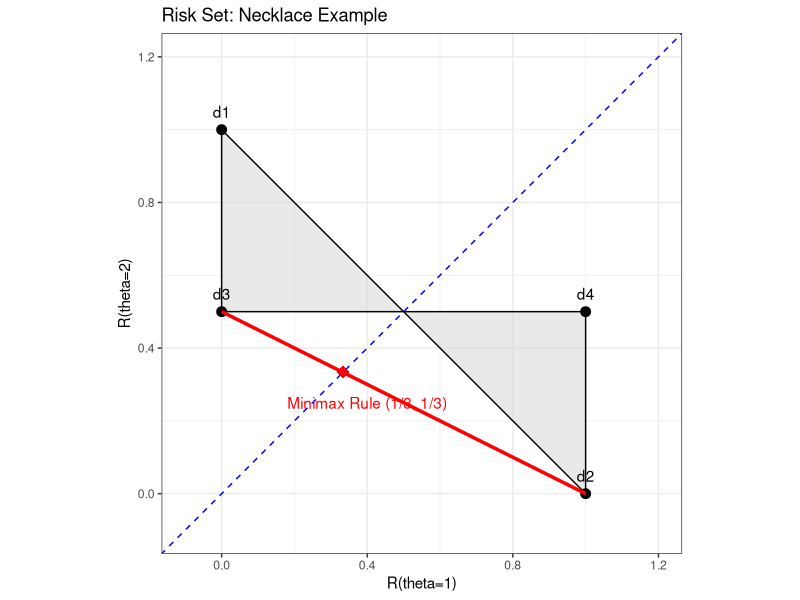
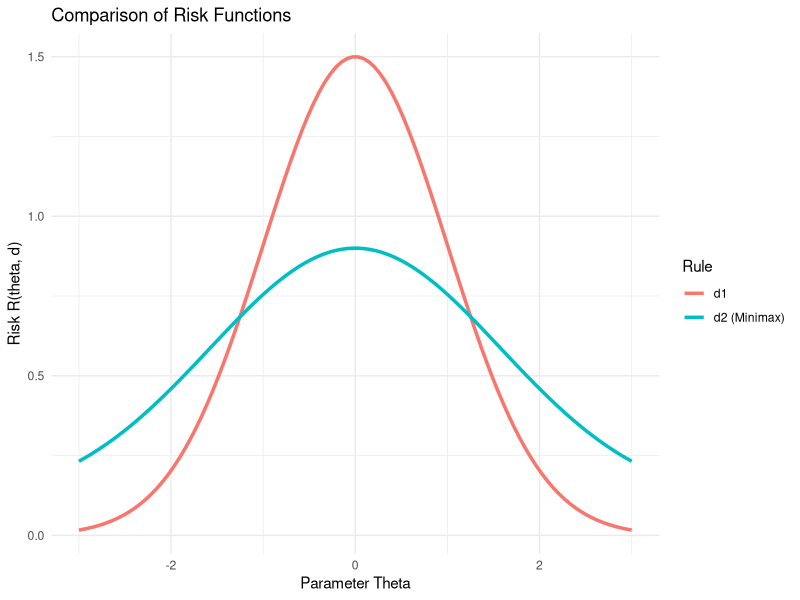
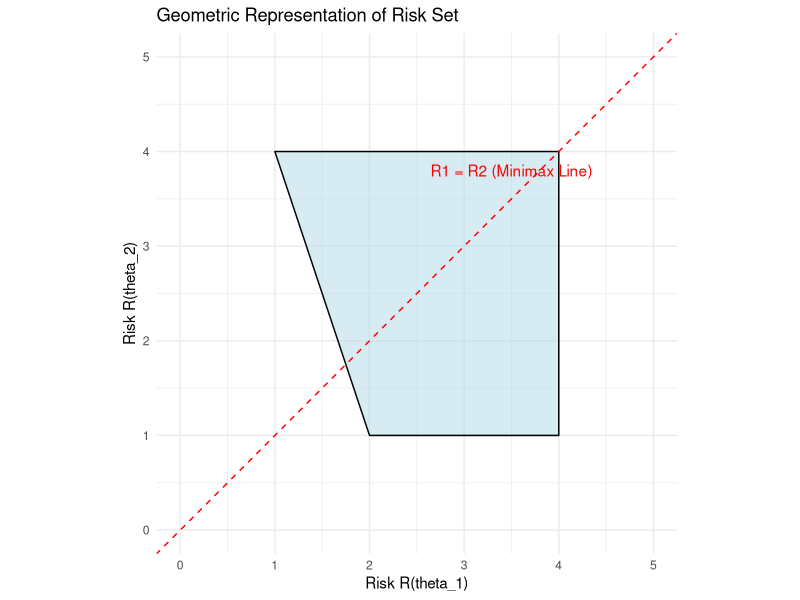

Here is the R script that generated these plots, in order:
## ---- chunk 1
#| label: fig-necklace
#| echo: false
#| fig-cap: "Risk Set for the Necklace Example. The set is the quadrilateral defined by d1, d2, d3, d4. The Minimax rule is the intersection of the line R1=R2 and the lower boundary segment connecting d3 and d2."

library(ggplot2)

df_necklace <- data.frame(
  R1 = c(0, 1, 1, 0),
  R2 = c(1, 0, 0.5, 0.5),
  Label = c("d1", "d2", "d4", "d3")
)

## Segment for the lower boundary (admissible rules)
admissible_segment <- data.frame(
  x = c(0, 1),
  y = c(0.5, 0)
)

ggplot() +
  geom_polygon(data = df_necklace, aes(x = R1, y = R2), fill = "lightgray", alpha = 0.5, color = "black") +
  geom_point(data = df_necklace, aes(x = R1, y = R2), size = 3) +
  geom_text(data = df_necklace, aes(x = R1, y = R2, label = Label), vjust = -1) +
  ## Minimax line R1 = R2
  geom_abline(slope = 1, intercept = 0, linetype = "dashed", color = "blue") +
  ## Highlight admissible boundary (d3 to d2)
  geom_segment(aes(x = 0, y = 0.5, xend = 1, yend = 0), color = "red", size = 1.2) +
  annotate("point", x = 1/3, y = 1/3, color = "red", size = 4, shape = 18) +
  annotate("text", x = 0.4, y = 0.25, label = "Minimax Rule (1/3, 1/3)", color = "red") +
  coord_fixed(xlim = c(-0.1, 1.2), ylim = c(-0.1, 1.2)) +
  labs(title = "Risk Set: Necklace Example", x = "R(theta=1)", y = "R(theta=2)") +
  theme_bw()
## ---- chunk 2
#| label: fig-minimax
#| echo: false
#| fig-cap: "Illustration of Minimax: Rule d2 has a lower maximum risk than d1, making it the Minimax rule, even though d1 is better for some values of theta."
library(ggplot2)

theta <- seq(-3, 3, length.out = 100)
## d1 has high variance/peak
risk_d1 <- 1.5 * exp(-theta^2 / 2) 
## d2 is flatter (lower max risk)
risk_d2 <- 0.8 * exp(-theta^2 / 5) + 0.1

df <- data.frame(
  theta = rep(theta, 2),
  Risk = c(risk_d1, risk_d2),
  Rule = rep(c("d1", "d2 (Minimax)"), each = 100)
)

ggplot(df, aes(x = theta, y = Risk, color = Rule)) +
  geom_line(size = 1.2) +
  theme_minimal() +
  labs(title = "Comparison of Risk Functions", y = "Risk R(theta, d)", x = "Parameter Theta")
## ---- chunk 3
#| label: fig-riskset
#| echo: false
#| fig-cap: "The Risk Set S. Points d1 and d2 are deterministic rules. The line connecting them represents randomized rules. The Minimax rule lies on the line R1=R2 (if accessible). The Bayes rule is found by bringing a tangent line with slope -pi1/pi2 toward the origin."
library(ggplot2)

## Define a polygon representing the risk set
risk_polygon <- data.frame(
  R1 = c(1, 4, 4, 2, 1),
  R2 = c(4, 4, 1, 1, 4)
)

ggplot() +
  ## Draw the convex risk set
  geom_polygon(data = risk_polygon, aes(x = R1, y = R2), fill = "lightblue", alpha = 0.5, color = "black") +
  ## Add 45 degree line for minimax
  geom_abline(intercept = 0, slope = 1, linetype = "dashed", color = "red") +
  annotate("text", x = 3.5, y = 3.8, label = "R1 = R2 (Minimax Line)", color = "red") +
  coord_fixed(xlim = c(0, 5), ylim = c(0, 5)) +
  labs(title = "Geometric Representation of Risk Set", x = "Risk R(theta_1)", y = "Risk R(theta_2)") +
  theme_minimal()
